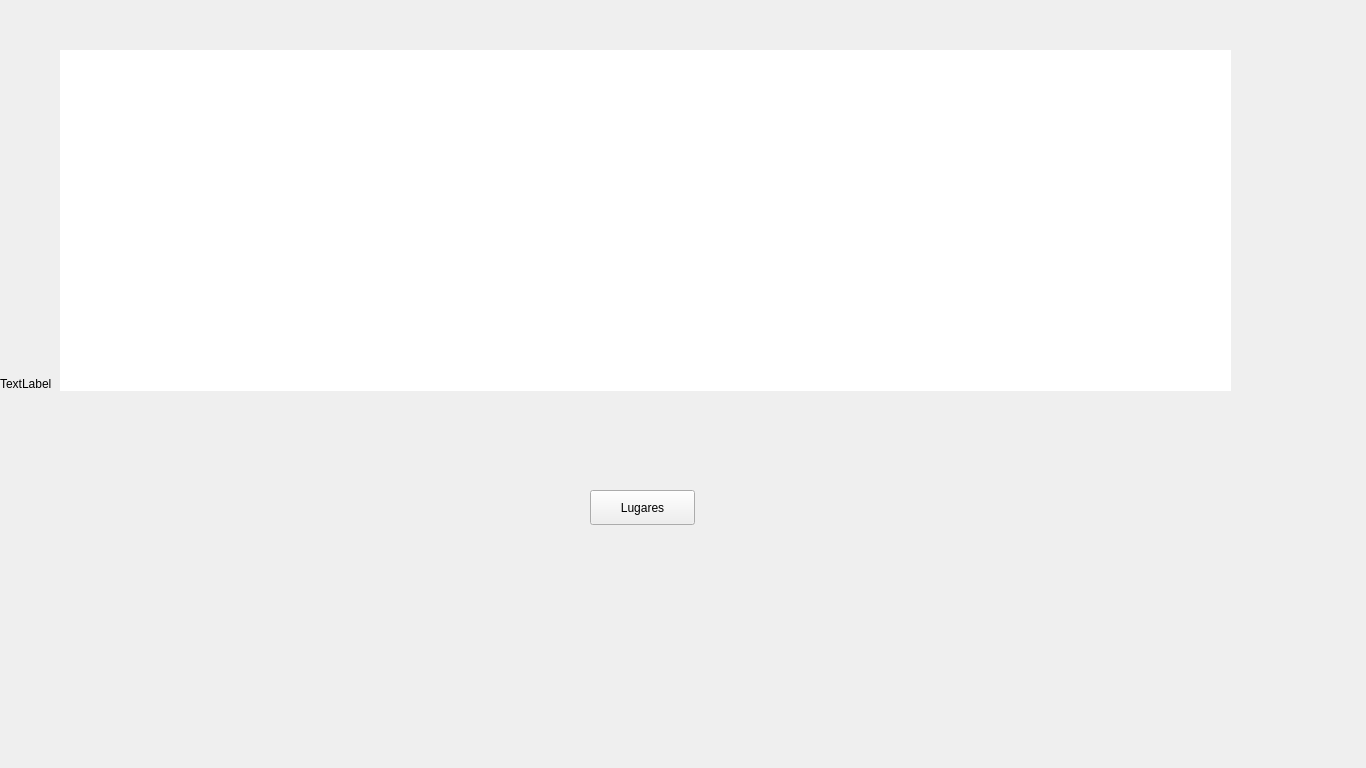
<?xml version="1.0" encoding="UTF-8"?>
<ui version="4.0">
 <class>SeventhWindow</class>
 <widget class="QMainWindow" name="SeventhWindow">
  <property name="geometry">
   <rect>
    <x>0</x>
    <y>0</y>
    <width>1366</width>
    <height>768</height>
   </rect>
  </property>
  <property name="maximumSize">
   <size>
    <width>1366</width>
    <height>768</height>
   </size>
  </property>
  <property name="windowTitle">
   <string>MainWindow</string>
  </property>
  <widget class="QWidget" name="centralwidget">
   <property name="maximumSize">
    <size>
     <width>1366</width>
     <height>768</height>
    </size>
   </property>
   <widget class="QLabel" name="label">
    <property name="geometry">
     <rect>
      <x>0</x>
      <y>0</y>
      <width>1366</width>
      <height>768</height>
     </rect>
    </property>
    <property name="maximumSize">
     <size>
      <width>1366</width>
      <height>768</height>
     </size>
    </property>
    <property name="text">
     <string>TextLabel</string>
    </property>
   </widget>
   <widget class="QTextBrowser" name="textBrowser">
    <property name="geometry">
     <rect>
      <x>60</x>
      <y>50</y>
      <width>1171</width>
      <height>341</height>
     </rect>
    </property>
    <property name="frameShape">
     <enum>QFrame::NoFrame</enum>
    </property>
    <property name="html">
     <string>&lt;!DOCTYPE HTML PUBLIC &quot;-//W3C//DTD HTML 4.0//EN&quot; &quot;http://www.w3.org/TR/REC-html40/strict.dtd&quot;&gt;
&lt;html&gt;&lt;head&gt;&lt;meta name=&quot;qrichtext&quot; content=&quot;1&quot; /&gt;&lt;meta charset=&quot;utf-8&quot; /&gt;&lt;style type=&quot;text/css&quot;&gt;
p, li { white-space: pre-wrap; }
&lt;/style&gt;&lt;/head&gt;&lt;body style=&quot; font-family:'Segoe UI'; font-size:9pt; font-weight:400; font-style:normal;&quot;&gt;
&lt;p align=&quot;justify&quot; style=&quot;-qt-paragraph-type:empty; margin-top:0px; margin-bottom:0px; margin-left:0px; margin-right:0px; -qt-block-indent:0; text-indent:0px;&quot;&gt;&lt;br /&gt;&lt;/p&gt;
&lt;p align=&quot;justify&quot; style=&quot; margin-top:0px; margin-bottom:0px; margin-left:0px; margin-right:0px; -qt-block-indent:0; text-indent:0px;&quot;&gt;&lt;span style=&quot; font-size:16pt; color:#ffffff;&quot;&gt;Após o ataque a corte do rei estava em um grande desespero, vendo o que foi destruído, as pessoas que estravam na enfermagem da cidade sendo um número de pessoas muito grande de fora da cidade e que o maior medo seria se tiver um ataque caso o capitão falhasse.&lt;/span&gt;&lt;/p&gt;
&lt;p align=&quot;justify&quot; style=&quot; margin-top:0px; margin-bottom:0px; margin-left:0px; margin-right:0px; -qt-block-indent:0; text-indent:0px;&quot;&gt;&lt;span style=&quot; font-size:16pt; color:#ffffff;&quot;&gt;Duas pessoas ali falam sobre a atitude do duque da cidade que era estranha antes do ataque, que falou com uma pessoa que nunca viram na cidade e que ele ainda não veio dar um parecer com relação ao ataque.&lt;/span&gt;&lt;/p&gt;
&lt;p align=&quot;justify&quot; style=&quot; margin-top:0px; margin-bottom:0px; margin-left:0px; margin-right:0px; -qt-block-indent:0; text-indent:0px;&quot;&gt;&lt;span style=&quot; font-size:16pt; color:#ffffff;&quot;&gt;Outros da corte falam sobre o ladino da cidade, que antes do ataque não estava na cidade e que retornou com muitos machucados ficando na enfermagem.&lt;/span&gt;&lt;/p&gt;
&lt;p align=&quot;justify&quot; style=&quot;-qt-paragraph-type:empty; margin-top:0px; margin-bottom:0px; margin-left:0px; margin-right:0px; -qt-block-indent:0; text-indent:0px; font-size:16pt; color:#ffffff;&quot;&gt;&lt;br /&gt;&lt;/p&gt;
&lt;p align=&quot;justify&quot; style=&quot; margin-top:0px; margin-bottom:0px; margin-left:0px; margin-right:0px; -qt-block-indent:0; text-indent:0px;&quot;&gt;&lt;span style=&quot; font-size:16pt; font-weight:700; text-decoration: underline; color:#ffffff;&quot;&gt;Premissa  -  O duque foi visto falando com alguém antes do ataque e que ainda não apareceu na corte. &lt;/span&gt;&lt;/p&gt;
&lt;p align=&quot;justify&quot; style=&quot; margin-top:0px; margin-bottom:0px; margin-left:0px; margin-right:0px; -qt-block-indent:0; text-indent:0px;&quot;&gt;&lt;span style=&quot; font-size:16pt; font-weight:700; text-decoration: underline; color:#ffffff;&quot;&gt;Premissa  -  O ladino da cidade estava fora antes do ataque e que voltou muito machucado.&lt;/span&gt;&lt;/p&gt;
&lt;p style=&quot;-qt-paragraph-type:empty; margin-top:0px; margin-bottom:0px; margin-left:0px; margin-right:0px; -qt-block-indent:0; text-indent:0px; color:#ffffff;&quot;&gt;&lt;br /&gt;&lt;/p&gt;&lt;/body&gt;&lt;/html&gt;</string>
    </property>
   </widget>
   <widget class="QPushButton" name="pushContinueButton">
    <property name="geometry">
     <rect>
      <x>590</x>
      <y>490</y>
      <width>105</width>
      <height>35</height>
     </rect>
    </property>
    <property name="text">
     <string>Lugares</string>
    </property>
   </widget>
   <zorder>label</zorder>
   <zorder>pushContinueButton</zorder>
   <zorder>textBrowser</zorder>
  </widget>
 </widget>
 <resources/>
 <connections/>
</ui>
